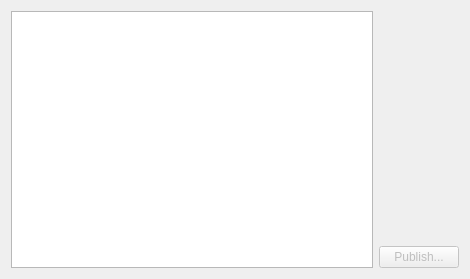
<?xml version="1.0" encoding="UTF-8"?>
<ui version="4.0">
 <class>KPlato::WorkPackageSendPanel</class>
 <widget class="QWidget" name="KPlato::WorkPackageSendPanel">
  <property name="geometry">
   <rect>
    <x>0</x>
    <y>0</y>
    <width>470</width>
    <height>279</height>
   </rect>
  </property>
  <layout class="QHBoxLayout" name="horizontalLayout">
   <item>
    <widget class="QTreeView" name="ui_treeView">
     <property name="rootIsDecorated">
      <bool>false</bool>
     </property>
     <property name="itemsExpandable">
      <bool>false</bool>
     </property>
    </widget>
   </item>
   <item>
    <layout class="QVBoxLayout" name="verticalLayout">
     <item>
      <spacer name="verticalSpacer">
       <property name="orientation">
        <enum>Qt::Vertical</enum>
       </property>
       <property name="sizeHint" stdset="0">
        <size>
         <width>20</width>
         <height>40</height>
        </size>
       </property>
      </spacer>
     </item>
     <item>
      <widget class="QPushButton" name="ui_publish">
       <property name="enabled">
        <bool>false</bool>
       </property>
       <property name="text">
        <string>Publish...</string>
       </property>
       <property name="icon">
        <iconset theme="mail-send"/>
       </property>
      </widget>
     </item>
    </layout>
   </item>
  </layout>
 </widget>
 <resources/>
 <connections/>
</ui>
